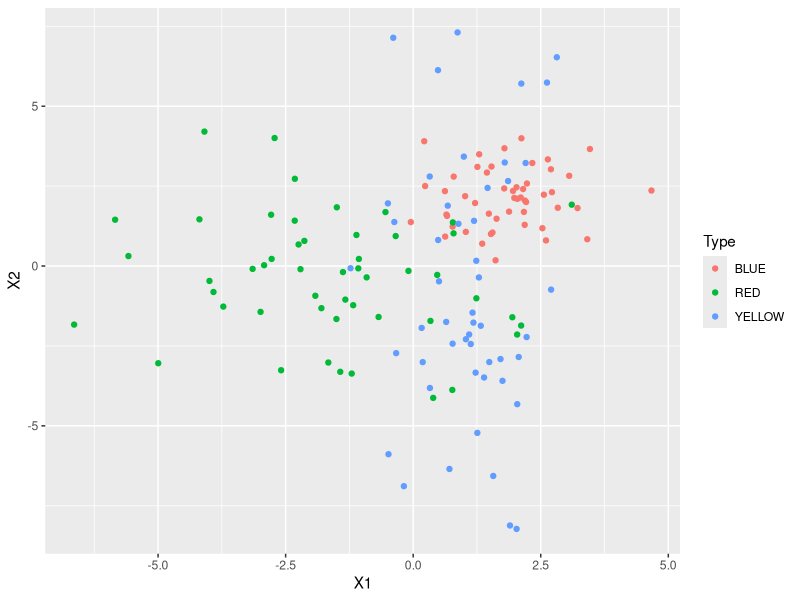

This figure's R source:
## ---- chunk 1
set.seed(1000)
DF <- data.frame(X1 = c(rnorm(50,2,1),rnorm(50,-2,2),rnorm(50,1,1)) ,X2=  c(rnorm(50,2,1),rnorm(50,0,2),rnorm(50,-1,4)) , Type = as.factor(c(rep("BLUE",50),rep("RED",50),rep("YELLOW",50) )))




## ---- chunk 2
library(ggplot2)

ggplot(DF, aes(x = X1,y=X2, color=Type)) +
  geom_point()
